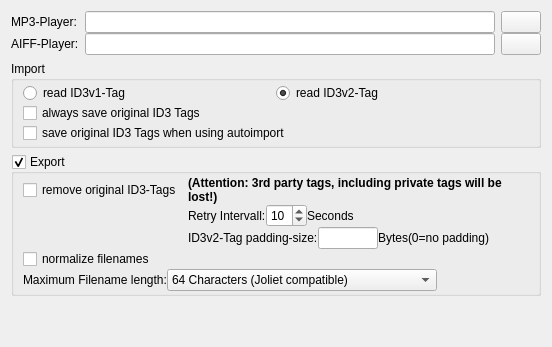
     <widget class="QWidget" name="tab_2">
      <attribute name="icon">
       <iconset resource="../../resources.qrc">
        <normaloff>:/devices25/resources/tr25x25-0007.png</normaloff>:/devices25/resources/tr25x25-0007.png</iconset>
      </attribute>
      <attribute name="title">
       <string>MP3/AIFF</string>
      </attribute>
      <layout class="QVBoxLayout" name="verticalLayout_7">
       <item>
        <layout class="QGridLayout" name="gridLayout_5">
         <property name="horizontalSpacing">
          <number>6</number>
         </property>
         <property name="verticalSpacing">
          <number>0</number>
         </property>
         <item row="0" column="1">
          <widget class="QLineEdit" name="mp3Player"/>
         </item>
         <item row="0" column="0">
          <widget class="QLabel" name="label_21">
           <property name="text">
            <string>MP3-Player:</string>
           </property>
          </widget>
         </item>
         <item row="0" column="2">
          <widget class="QPushButton" name="mp3PlayerButton">
           <property name="text">
            <string/>
           </property>
           <property name="icon">
            <iconset resource="../../resources.qrc">
             <normaloff>:/icons/resources/folder-open-16.png</normaloff>:/icons/resources/folder-open-16.png</iconset>
           </property>
           <property name="iconSize">
            <size>
             <width>16</width>
             <height>16</height>
            </size>
           </property>
          </widget>
         </item>
         <item row="1" column="0">
          <widget class="QLabel" name="label_58">
           <property name="text">
            <string>AIFF-Player:</string>
           </property>
          </widget>
         </item>
         <item row="1" column="1">
          <widget class="QLineEdit" name="aiffPlayer"/>
         </item>
         <item row="1" column="2">
          <widget class="QPushButton" name="aiffPlayerButton">
           <property name="text">
            <string/>
           </property>
           <property name="icon">
            <iconset resource="../../resources.qrc">
             <normaloff>:/icons/resources/folder-open-16.png</normaloff>:/icons/resources/folder-open-16.png</iconset>
           </property>
           <property name="iconSize">
            <size>
             <width>16</width>
             <height>16</height>
            </size>
           </property>
          </widget>
         </item>
        </layout>
       </item>
       <item>
        <widget class="QGroupBox" name="groupBox">
         <property name="title">
          <string>Import</string>
         </property>
         <layout class="QVBoxLayout" name="verticalLayout_4">
          <property name="spacing">
           <number>0</number>
          </property>
          <property name="topMargin">
           <number>2</number>
          </property>
          <property name="bottomMargin">
           <number>2</number>
          </property>
          <item>
           <layout class="QHBoxLayout" name="horizontalLayout_12">
            <item>
             <widget class="QRadioButton" name="readID3v1">
              <property name="text">
               <string>read ID3v1-Tag</string>
              </property>
             </widget>
            </item>
            <item>
             <widget class="QRadioButton" name="readID3v2">
              <property name="text">
               <string>read ID3v2-Tag</string>
              </property>
              <property name="checked">
               <bool>true</bool>
              </property>
             </widget>
            </item>
           </layout>
          </item>
          <item>
           <widget class="QCheckBox" name="saveOriginalTags">
            <property name="text">
             <string>always save original ID3 Tags</string>
            </property>
           </widget>
          </item>
          <item>
           <widget class="QCheckBox" name="saveOriginalTagsOnAutoImport">
            <property name="text">
             <string>save original ID3 Tags when using autoimport</string>
            </property>
           </widget>
          </item>
         </layout>
        </widget>
       </item>
       <item>
        <widget class="QGroupBox" name="writeID3">
         <property name="title">
          <string>Export</string>
         </property>
         <property name="checkable">
          <bool>true</bool>
         </property>
         <layout class="QVBoxLayout" name="verticalLayout_6">
          <property name="spacing">
           <number>0</number>
          </property>
          <property name="topMargin">
           <number>2</number>
          </property>
          <property name="bottomMargin">
           <number>2</number>
          </property>
          <item>
           <layout class="QGridLayout" name="gridLayout_3">
            <property name="horizontalSpacing">
             <number>6</number>
            </property>
            <property name="verticalSpacing">
             <number>0</number>
            </property>
            <item row="2" column="1">
             <layout class="QHBoxLayout" name="horizontalLayout_8">
              <item>
               <widget class="QLabel" name="label">
                <property name="text">
                 <string>ID3v2-Tag padding-size:</string>
                </property>
               </widget>
              </item>
              <item>
               <widget class="QLineEdit" name="ID3v2Padding">
                <property name="maximumSize">
                 <size>
                  <width>60</width>
                  <height>16777215</height>
                 </size>
                </property>
                <property name="inputMask">
                 <string>00000; </string>
                </property>
               </widget>
              </item>
              <item>
               <widget class="QLabel" name="label_2">
                <property name="text">
                 <string>Bytes</string>
                </property>
               </widget>
              </item>
              <item>
               <widget class="QLabel" name="label_13">
                <property name="text">
                 <string>(0=no padding)</string>
                </property>
               </widget>
              </item>
              <item>
               <spacer name="horizontalSpacer_4">
                <property name="orientation">
                 <enum>Qt::Horizontal</enum>
                </property>
                <property name="sizeHint" stdset="0">
                 <size>
                  <width>40</width>
                  <height>20</height>
                 </size>
                </property>
               </spacer>
              </item>
             </layout>
            </item>
            <item row="1" column="1">
             <layout class="QHBoxLayout" name="horizontalLayout_13">
              <item>
               <widget class="QLabel" name="label_19">
                <property name="text">
                 <string>Retry Intervall:</string>
                </property>
               </widget>
              </item>
              <item>
               <widget class="QSpinBox" name="retryIntervall">
                <property name="minimum">
                 <number>2</number>
                </property>
                <property name="maximum">
                 <number>60</number>
                </property>
                <property name="value">
                 <number>10</number>
                </property>
               </widget>
              </item>
              <item>
               <widget class="QLabel" name="label_20">
                <property name="text">
                 <string>Seconds</string>
                </property>
               </widget>
              </item>
              <item>
               <spacer name="horizontalSpacer_10">
                <property name="orientation">
                 <enum>Qt::Horizontal</enum>
                </property>
                <property name="sizeHint" stdset="0">
                 <size>
                  <width>40</width>
                  <height>20</height>
                 </size>
                </property>
               </spacer>
              </item>
             </layout>
            </item>
            <item row="3" column="0">
             <widget class="QCheckBox" name="normalizeFilenames">
              <property name="text">
               <string>normalize filenames</string>
              </property>
             </widget>
            </item>
            <item row="0" column="0">
             <widget class="QCheckBox" name="removeOriginalTags">
              <property name="text">
               <string>remove original ID3-Tags</string>
              </property>
             </widget>
            </item>
            <item row="0" column="1">
             <widget class="QLabel" name="label_57">
              <property name="font">
               <font>
                <weight>75</weight>
                <bold>true</bold>
               </font>
              </property>
              <property name="text">
               <string>(Attention: 3rd party tags, including private tags will be lost!)</string>
              </property>
              <property name="wordWrap">
               <bool>true</bool>
              </property>
             </widget>
            </item>
           </layout>
          </item>
          <item>
           <layout class="QHBoxLayout" name="horizontalLayout_14">
            <item>
             <widget class="QLabel" name="label_22">
              <property name="text">
               <string>Maximum Filename length:</string>
              </property>
             </widget>
            </item>
            <item>
             <widget class="QComboBox" name="maxFilenameLength">
              <property name="sizePolicy">
               <sizepolicy hsizetype="Expanding" vsizetype="Fixed">
                <horstretch>0</horstretch>
                <verstretch>0</verstretch>
               </sizepolicy>
              </property>
              <item>
               <property name="text">
                <string>64 Characters (Joliet compatible)</string>
               </property>
              </item>
              <item>
               <property name="text">
                <string>100 Characters (Joliet compatible)</string>
               </property>
              </item>
              <item>
               <property name="text">
                <string>207 Characters (ISO 9660:1999 compatible)</string>
               </property>
              </item>
              <item>
               <property name="text">
                <string>255 Characters (FAT32 compatible)</string>
               </property>
              </item>
              <item>
               <property name="text">
                <string>unlimited</string>
               </property>
              </item>
             </widget>
            </item>
            <item>
             <spacer name="horizontalSpacer_11">
              <property name="orientation">
               <enum>Qt::Horizontal</enum>
              </property>
              <property name="sizeHint" stdset="0">
               <size>
                <width>40</width>
                <height>20</height>
               </size>
              </property>
             </spacer>
            </item>
           </layout>
          </item>
         </layout>
        </widget>
       </item>
       <item>
        <spacer name="verticalSpacer_2">
         <property name="orientation">
          <enum>Qt::Vertical</enum>
         </property>
         <property name="sizeHint" stdset="0">
          <size>
           <width>20</width>
           <height>40</height>
          </size>
         </property>
        </spacer>
       </item>
      </layout>
     </widget>
